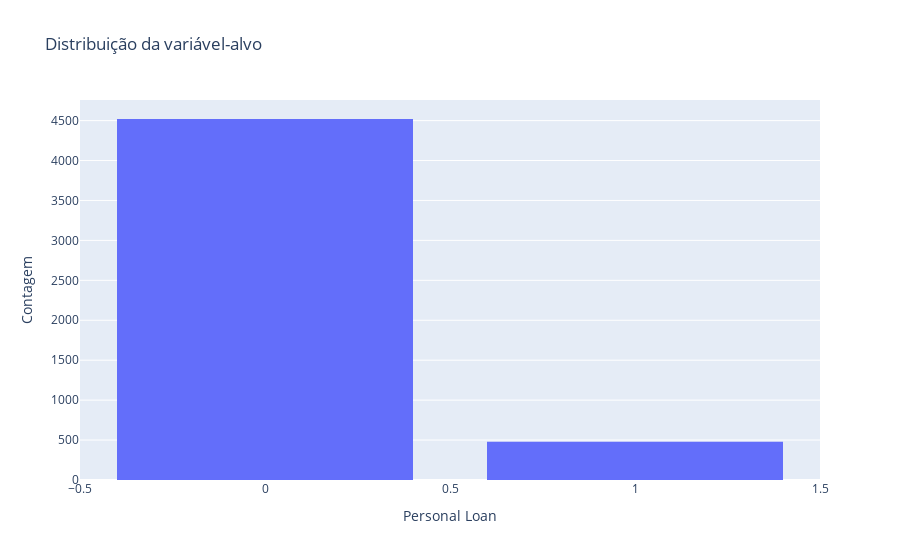

Notebook code cell kept with this figure:
### Code cell
# Criação do gráfico de barras com Plotly
fig = px.histogram(df, x='Personal.Loan', title='Distribuição da variável-alvo', 
                    nbins=2)

# Ajustes adicionais no layout
fig.update_layout(
    xaxis_title="Personal Loan",
    yaxis_title="Contagem",
    bargap=0.2
)

# Exibição do gráfico
fig.show()

### Figure 1 — Plotly figure (JSON) as saved in the notebook; plotly's stock layout.template omitted (floating-point values rounded to 4 significant figures; data arrays with more than 128 entries replaced by an {"elided": "..."} marker saying what was removed)
{"data": [{"alignmentgroup": "True", "bingroup": "x", "hovertemplate": "Personal.Loan=%{x}<br>count=%{y}<extra></extra>", "legendgroup": "", "marker": {"color": "#636efa", "pattern": {"shape": ""}}, "name": "", "nbinsx": 2, "offsetgroup": "", "orientation": "v", "showlegend": false, "type": "histogram", "x": {"elided": "5000 int values"}, "xaxis": "x", "yaxis": "y"}], "layout": {"bargap": 0.2, "barmode": "relative", "legend": {"tracegroupgap": 0}, "title": {"text": "Distribuição da variável-alvo"}, "xaxis": {"anchor": "y", "domain": [0, 1], "title": {"text": "Personal Loan"}}, "yaxis": {"anchor": "x", "domain": [0, 1], "title": {"text": "Contagem"}}}}
